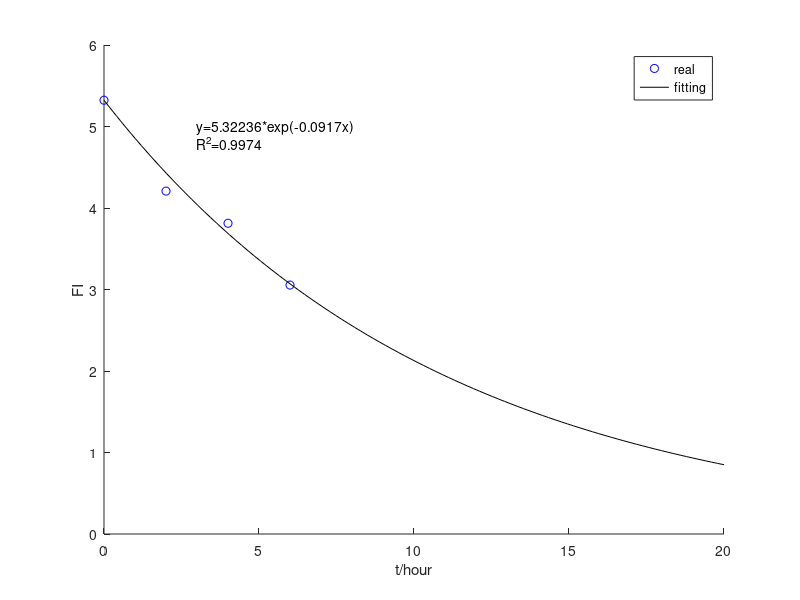

Reproduce this figure in MATLAB.
clear all 
x=[0,2,4,6];
y=[5.32236,4.20714,3.81264,3.0548];
xn=linspace(0,20);
yn=5.32236.*exp((-log(2)).*xn./7.558);
R = -corrcoef(xn,yn);
h=text(3,5,'y=5.32236*exp(-0.0917x)');
g=text(3,4.8,'R^2=0.9974');
hold on 
set(h);
xlabel('t/hour');
ylabel('FI');
scatter(x,y,'b')
plot(xn,yn,'k')
legend('real','fitting');
 

